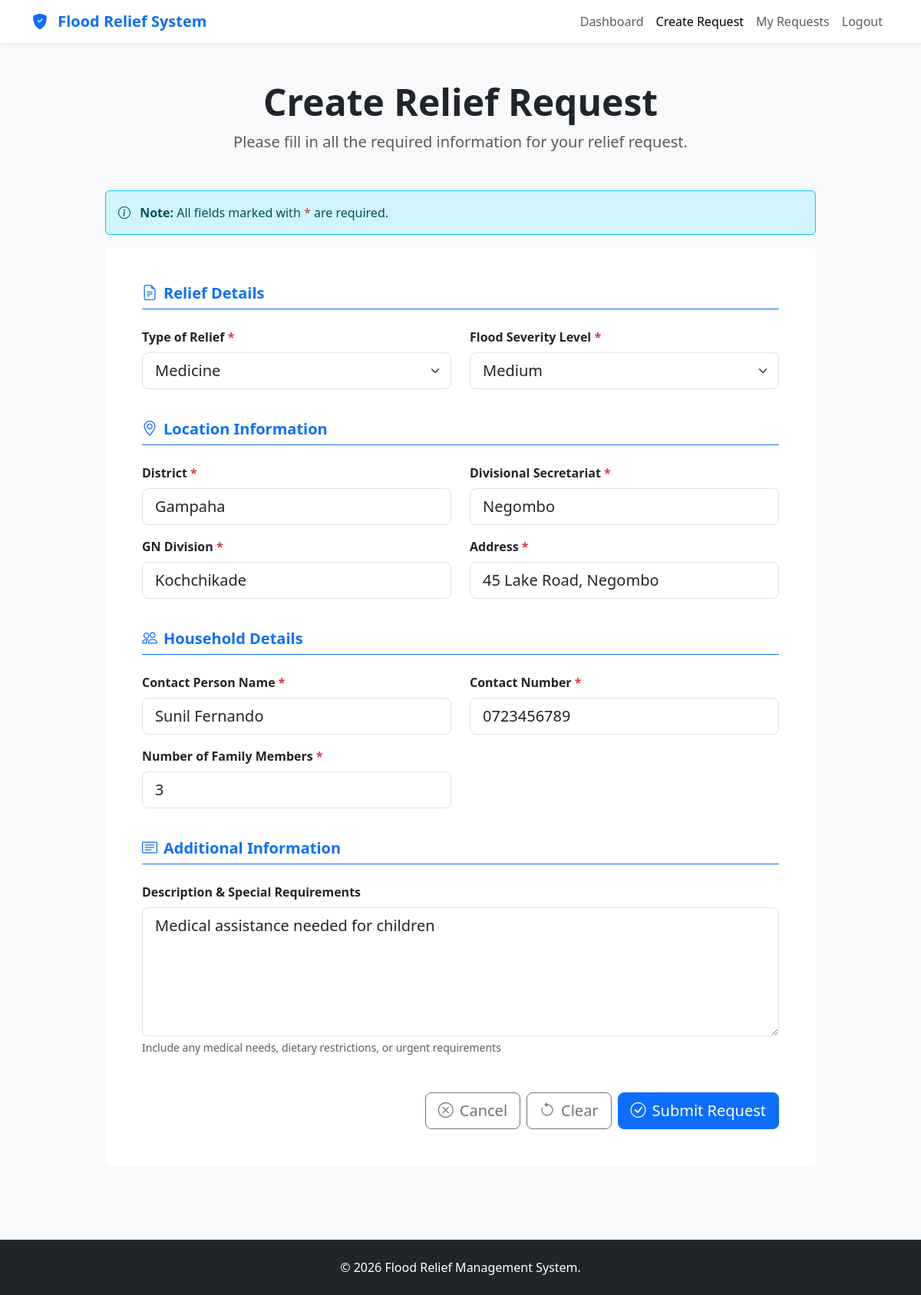
Screenshot of /FullStackProject/User/create_request.php?id=2 with the database file from the repository.
### tables this page shows
CREATE TABLE `reliefdetails` (
  `ReliefID` int(11) NOT NULL,
  `UserID` int(11) DEFAULT NULL,
  `TypeofRelief` enum('Water','Food','Medicine','Shelter') DEFAULT NULL,
  `District` varchar(255) NOT NULL,
  `DivisionalSecretariat` varchar(255) NOT NULL,
  `GNDivision` varchar(255) NOT NULL,
  `ContactPersonName` varchar(255) NOT NULL,
  `ContactPersonNumber` varchar(12) NOT NULL,
  `Address` varchar(255) NOT NULL,
  `NoOfFamilyMembers` int(11) NOT NULL,
  `FloodSeverityLevel` enum('Low','Medium','High') DEFAULT NULL,
  `Description` varchar(255) DEFAULT NULL,
  `Status` enum('Pending','Approved','Completed') DEFAULT NULL,
  `date` date DEFAULT curdate()
);

### FullStackProject/User/create_request.php (the view, shortened to what this page needs)
<?php
include 'connection.php';
$row = null;
if(isset($_GET['id'])){
    $id = $_GET['id'];
    $stmt = $conn->prepare("SELECT * FROM reliefdetails WHERE ReliefID = ?");
    $stmt->bind_param("i",$id);
    $stmt->execute();
    $result = $stmt->get_result();
    $row = $result->fetch_assoc();
}
?>
<!DOCTYPE html>
<html lang="en">
    <head>
        <link href="https://cdn.jsdelivr.net/npm/bootstrap@5.3.2/dist/css/bootstrap.min.css" rel="stylesheet">
        <link rel="stylesheet" href="https://cdn.jsdelivr.net/npm/bootstrap-icons@1.11.1/font/bootstrap-icons.css">
    </head>
    <body class="bg-light">
        <nav class="navbar navbar-expand-lg navbar-light bg-white shadow-sm">
            <div class="container">
                <a class="navbar-brand fw-bold text-primary" href="http://localhost/FullStackProject/User/dashboard.php">
                    <i class="bi bi-shield-fill-check me-2"></i>
                    Flood Relief System
                </a>
                <div class="collapse navbar-collapse" id="navbarNav">
                    <ul class="navbar-nav ms-auto">
                        <li class="nav-item"><a class="nav-link" href="http://localhost/FullStackProject/User/dashboard.php">Dashboard</a></li>
                        <li class="nav-item"><a class="nav-link active" href="http://localhost/FullStackProject/User/create_request.php">Create Request</a>
                        </li>
                        <li class="nav-item"><a class="nav-link" href="http://localhost/FullStackProject/User/view_requests.php">My Requests</a></li>
                        <li class="nav-item"><a class="nav-link" href="http://localhost/FullStackProject/index.html">Logout</a></li>
                    </ul>
                </div>
            </div>
        </nav>
        <div class="container py-5">
            <div class="row justify-content-center">
                <div class="col-lg-10">
                    <div class="text-center mb-5">
                        <h1 class="display-5 fw-bold">Create Relief Request</h1>
                        <p class="lead text-muted">Please fill in all the required information for your relief request.
                        </p>
                    </div>
                    <div class="alert alert-info border-info" role="alert">
                        <i class="bi bi-info-circle me-2"></i>
                        <strong>Note:</strong> All fields marked with <span class="text-danger">*</span> are required.
                    </div>
                    <div class="card border-0">
                        <div class="card-body p-4 p-md-5">
                            <form id="reliefRequestForm" action="submit_request.php" method="POST">
                                <div class="mb-4">
                                    <h5 class="fw-bold text-primary border-bottom border-primary pb-2 mb-4"><i
                                            class="bi bi-file-earmark-text me-2"></i>Relief Details</h5>
                                    <div class="row">
                                        <div class="col-md-6 mb-3">
                                            <label for="reliefType" class="form-label fw-semibold">
                                                Type of Relief <span class="text-danger">*</span>
                                            </label>
                                            <select class="form-select form-select-lg" id="reliefType"
                                                name="relief_type" required>
                                                <option value="Medicine" <?php if($row && $row['TypeofRelief']=="Medicine") echo "selected"; ?>>Medicine</option>
                                            </select>
                                        </div>
                                        <div class="col-md-6 mb-3">
                                            <label for="floodSeverity" class="form-label fw-semibold">
                                                Flood Severity Level <span class="text-danger">*</span>
                                            </label>
                                            <select class="form-select form-select-lg" id="floodSeverity"
                                                name="flood_severity" required>
                                                <option value="Medium" <?php if($row && $row['FloodSeverityLevel']=="Medium") echo "selected"; ?>>Medium</option>
                                            </select>
                                        </div>
                                    </div>
                                </div>
                                <div class="mb-4">
                                    <h5 class="fw-bold text-primary border-bottom border-primary pb-2 mb-4"><i
                                            class="bi bi-geo-alt me-2"></i>Location Information</h5>
                                    <div class="row">
                                        <div class="col-md-6 mb-3">
                                            <label for="district" class="form-label fw-semibold">
                                                District <span class="text-danger">*</span>
                                            </label>
                                            <input type="text" class="form-control form-control-lg" id="district"
                                                name="district" required value="<?php echo $row ? $row['District'] : ''; ?>">
                                        </div>
                                        <div class="col-md-6 mb-3">
                                            <label for="divisionalSecretariat" class="form-label fw-semibold">
                                                Divisional Secretariat <span class="text-danger">*</span>
                                            </label>
                                            <input type="text" class="form-control form-control-lg"
                                                id="divisionalSecretariat" name="divisional_secretariat" required value="<?php echo $row ? $row['DivisionalSecretariat'] : ''; ?>">
                                        </div>
                                    </div>
                                    <div class="row">
                                        <div class="col-md-6 mb-3">
                                            <label for="gnDivision" class="form-label fw-semibold">
                                                GN Division <span class="text-danger">*</span>
                                            </label>
                                            <input type="text" class="form-control form-control-lg" id="gnDivision"
                                                name="gn_division" required value="<?php echo $row ? $row['GNDivision'] : ''; ?>">
                                        </div>
                                        <div class="col-md-6 mb-3">
                                            <label for="address" class="form-label fw-semibold">
                                                Address <span class="text-danger">*</span>
                                            </label>
                                            <input type="text" class="form-control form-control-lg" id="address"
                                                name="address" placeholder="Full residential address" required value="<?php echo $row ? $row['Address'] : ''; ?>">
                                        </div>
                                    </div>
                                </div>
                                <div class="mb-4">
                                    <h5 class="fw-bold text-primary border-bottom border-primary pb-2 mb-4"><i
                                            class="bi bi-people me-2"></i>Household Details</h5>
                                    <div class="row">
                                        <div class="col-md-6 mb-3">
                                            <label for="contactName" class="form-label fw-semibold">
                                                Contact Person Name <span class="text-danger">*</span>
                                            </label>
                                            <input type="text" class="form-control form-control-lg" id="contactName"
                                                name="contact_name" required value="<?php echo $row ? $row['ContactPersonName'] : ''; ?>">
                                        </div>
                                        <div class="col-md-6 mb-3">
                                            <label for="contactNumber" class="form-label fw-semibold">
                                                Contact Number <span class="text-danger">*</span>
                                            </label>
                                            <input type="tel" class="form-control form-control-lg" id="contactNumber"
                                                name="contact_number" placeholder="0701234567" pattern="[0-9]{10}"
                                                title="Enter 10 digit phone number" required value="<?php echo $row ? $row['ContactPersonNumber'] : ''; ?>">
                                        </div>
                                    </div>
                                    <div class="row">
                                        <div class="col-md-6 mb-3">
                                            <label for="familyMembers" class="form-label fw-semibold">
                                                Number of Family Members <span class="text-danger">*</span>
                                            </label>
                                            <input type="number" class="form-control form-control-lg" id="familyMembers"
                                                name="family_members" min="1" max="100" required value="<?php echo $row ? $row['NoOfFamilyMembers'] : ''; ?>">
                                        </div>
                                    </div>
                                </div>
                                <div class="mb-4">
                                    <h5 class="fw-bold text-primary border-bottom border-primary pb-2 mb-4"><i
                                            class="bi bi-card-text me-2"></i>Additional Information</h5>
                                    <div class="mb-3">
                                        <label for="description" class="form-label fw-semibold">Description & Special
                                            Requirements</label>
                                        <textarea class="form-control form-control-lg" id="description"
                                            name="description" rows="5"
                                            placeholder="Please describe your situation and any additional or special requirements..." ><?php echo $row ? $row['Description'] : ''; ?></textarea>
                                        <div class="form-text">Include any medical needs, dietary restrictions, or
                                            urgent requirements</div>
                                    </div>
                                </div>
                                <div class="d-grid gap-2 d-md-flex justify-content-md-end mt-5">
                                    <a href="http://localhost/FullStackProject/User/view_requests.php"
                                        class="btn btn-outline-secondary btn-lg">
                                        <i class="bi bi-x-circle me-2"></i>Cancel
                                    </a>
                                    <a href="http://localhost/FullStackProject/User/create_request.php"
                                        class="btn btn-outline-secondary btn-lg">
                                        <i class="bi bi-arrow-counterclockwise me-2"></i>Clear
                                    </a>
                                    <button type="submit" class="btn btn-primary btn-lg">
                                        <i class="bi bi-check-circle me-2"></i>Submit Request
                                    </button>
                                </div>
                            </form>
                        </div>
                    </div>
                </div>
            </div>
        </div>
        <footer class="bg-dark text-white text-center py-4 mt-5">
            <div class="container">
                <p class="mb-0">&copy; 2026 Flood Relief Management System.</p>
            </div>
        </footer>
    </body>
</html>

### rows the page displays
reliefdetails: relief_type "Medicine", flood_severity "Medium", district "Gampaha", divisional_secretariat "Negombo", gn_division "Kochchikade", address "45 Lake Road, Negombo", contact_name "Sunil Fernando", contact_number "0723456789", family_members "3", description "Medical assistance needed for children"
